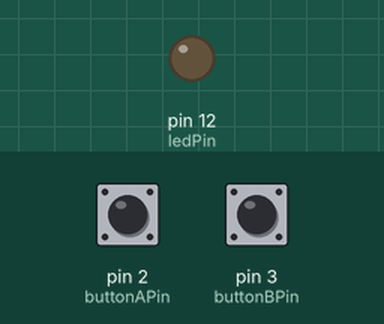
This sketch was run on a simulated Arduino Uno, built with avr-gcc and run on an emulated ATmega328P. Shown: output pins drawn as LEDs (lit = HIGH). Dashed ring = blinking. The test bench sets the inputs (shaded band); at power-on: pin 2 (buttonAPin) HIGH, pin 3 (buttonBPin) HIGH.

Above: at 0.1 s.
At 1.2 s:
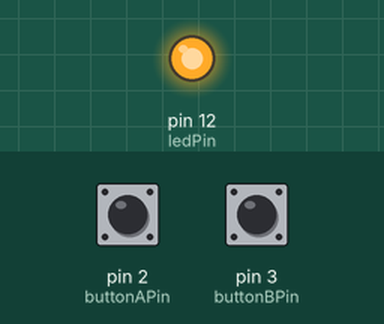
1.3 s: pin 2 (buttonAPin) pulled LOW for 3.2 s
At 5.4 s:
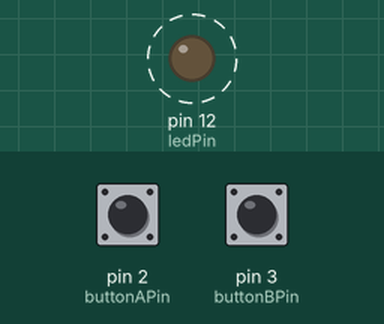
Timing chart, 0 to 12.0 s (numbered marks = the images above; inputs shaded):
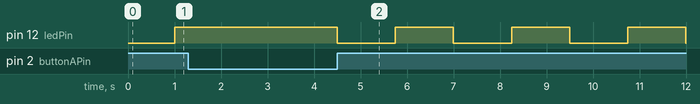

The sketch:

exam_1_blinking_adjust.ino
```cpp
const int ledPin = 12; // LED connected to digital pin 13
const int buttonAPin = 2; // Button A connected to digital pin 2
const int buttonBPin = 3; // Button B connected to digital pin 3

int interval = 1000; // Initial blink interval (1000 ms = 1 second)
const int minInterval = 250; // Minimum interval (250 ms)
const int maxInterval = 2000; // Maximum interval (2000 ms)

unsigned long previousMillis = 0; // Stores the last time the LED was updated

void setup() {
  pinMode(ledPin, OUTPUT);
  pinMode(buttonAPin, INPUT_PULLUP);
  pinMode(buttonBPin, INPUT_PULLUP);
}

void loop() {
  unsigned long currentMillis = millis();

  // Check if it's time to toggle the LED
  if (currentMillis - previousMillis >= interval) {
    previousMillis = currentMillis; // Save the last time you blinked the LED

    // If the LED is off turn it on and vice-versa
    digitalWrite(ledPin, !digitalRead(ledPin));
  }

  // Check if Button A is pressed
  if (digitalRead(buttonAPin) == LOW) {
    delay(50); // Debounce delay
    if (digitalRead(buttonAPin) == LOW) {
      interval += 250; // Increase interval by 250 ms
      if (interval > maxInterval) {
        interval = maxInterval; // Cap interval at maximum
      }
      while (digitalRead(buttonAPin) == LOW); // Wait for button release
    }
  }

  // Check if Button B is pressed
  if (digitalRead(buttonBPin) == LOW) {
    delay(50); // Debounce delay
    if (digitalRead(buttonBPin) == LOW) {
      interval -= 250; // Decrease interval by 250 ms
      if (interval < minInterval) {
        interval = minInterval; // Cap interval at minimum
      }
      while (digitalRead(buttonBPin) == LOW); // Wait for button release
    }
  }
}
```

Measured:
- by itself, pin 12 (ledPin): alternates HIGH for 1.2 s and LOW for 1.3 s
